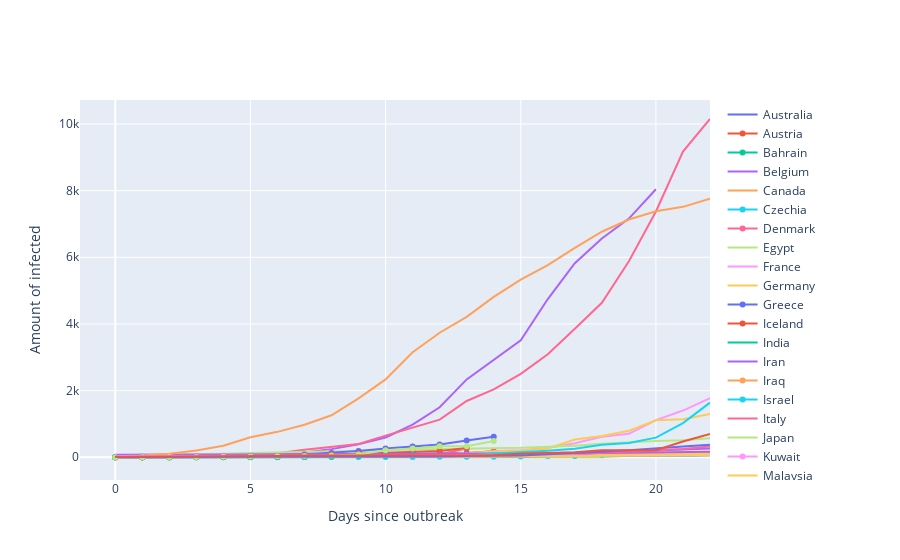

The cell this chart's notebook holds for it:
### Code cell
#lets make it more interactive with plotly
import plotly.graph_objects as go
traces_list = []
for item in new_country_list:
    x = total_cases.loc[total_cases['Entity'] == item]['Year']
    x = [day - list(total_cases.loc[total_cases['Entity'] == item]['Year'])[0] for day in x]

    trace = go.Scatter(x=x,
            y=total_cases.loc[total_cases['Entity'] == item]['Total confirmed cases of COVID-19'],
            name = item,
            )
    traces_list.append(trace)

Layout = go.Layout(xaxis=dict(showgrid=True, zeroline=True, showticklabels=True),
                   yaxis=dict(showgrid=True, zeroline=True, showticklabels=True),
                   xaxis_title="Days since outbreak",
                   yaxis_title="Amount of infected",
                    )

fig = go.Figure(data=traces_list, layout=Layout)
fig

### Figure 1 — Plotly figure (JSON) as saved in the notebook; plotly's stock layout.template omitted (floating-point values rounded to 4 significant figures)
{"data": [{"name": "Australia", "type": "scatter", "x": [0, 1, 2, 3, 4, 5, 6, 7, 8, 9, 10, 11, 12, 13, 14, 15, 16, 17, 18, 19, 20, 21, 22], "y": [15, 15, 15, 17, 21, 22, 22, 22, 23, 23, 23, 24, 25, 27, 33, 43, 57, 57, 62, 74, 77, 92, 112]}, {"name": "Austria", "type": "scatter", "x": [0, 1, 2, 3, 4, 5, 6, 7, 8, 9, 10, 11, 12, 13, 14], "y": [2, 2, 4, 5, 10, 10, 18, 24, 37, 47, 66, 104, 112, 131, 182]}, {"name": "Bahrain", "type": "scatter", "x": [0, 1, 2, 3, 4, 5, 6, 7, 8, 9, 10, 11, 12, 13, 14, 15], "y": [8, 26, 33, 33, 38, 40, 47, 49, 49, 49, 49, 49, 56, 79, 109, 110]}, {"name": "Belgium", "type": "scatter", "x": [0, 1, 2, 3, 4, 5, 6, 7, 8, 9, 10, 11, 12, 13, 14, 15, 16, 17, 18, 19, 20, 21, 22], "y": [1, 1, 1, 1, 1, 1, 1, 1, 1, 1, 1, 1, 1, 1, 8, 8, 23, 50, 109, 169, 200, 239, 267]}, {"name": "Canada", "type": "scatter", "x": [0, 1, 2, 3, 4, 5, 6, 7, 8, 9, 10, 11, 12, 13, 14, 15, 16, 17, 18, 19, 20, 21, 22], "y": [8, 8, 8, 8, 8, 9, 9, 10, 10, 11, 11, 14, 19, 19, 27, 30, 30, 45, 51, 57, 62, 77, 93]}, {"name": "Czechia", "type": "scatter", "x": [0, 1, 2, 3, 4, 5, 6, 7, 8, 9], "y": [3, 3, 5, 5, 12, 12, 26, 32, 38, 61]}, {"name": "Denmark", "type": "scatter", "x": [0, 1, 2, 3, 4, 5, 6, 7, 8, 9, 10, 11, 12, 13], "y": [1, 1, 2, 3, 4, 5, 8, 10, 18, 23, 31, 36, 90, 262]}, {"name": "Egypt", "type": "scatter", "x": [0, 1, 2, 3, 4, 5, 6, 7, 8, 9, 10, 11, 12, 13, 14, 15, 16, 17, 18, 19, 20, 21, 22], "y": [1, 1, 1, 1, 1, 1, 1, 1, 1, 1, 1, 1, 1, 2, 2, 2, 2, 3, 3, 48, 55, 59, 59]}, {"name": "France", "type": "scatter", "x": [0, 1, 2, 3, 4, 5, 6, 7, 8, 9, 10, 11, 12, 13, 14, 15, 16, 17, 18, 19, 20, 21, 22], "y": [12, 12, 12, 12, 12, 12, 12, 12, 12, 18, 38, 57, 100, 100, 191, 212, 282, 420, 613, 706, 1116, 1402, 1774]}, {"name": "Germany", "type": "scatter", "x": [0, 1, 2, 3, 4, 5, 6, 7, 8, 9, 10, 11, 12, 13, 14, 15, 16, 17, 18, 19, 20, 21, 22], "y": [16, 16, 16, 16, 16, 16, 16, 16, 18, 21, 26, 57, 57, 129, 157, 196, 262, 534, 639, 795, 1112, 1139, 1296]}, {"name": "Greece", "type": "scatter", "x": [0, 1, 2, 3, 4, 5, 6, 7, 8, 9, 10, 11, 12, 13], "y": [1, 3, 3, 3, 7, 7, 7, 9, 32, 32, 66, 73, 73, 89]}, {"name": "Iceland", "type": "scatter", "x": [0, 1, 2, 3, 4, 5, 6, 7, 8, 9], "y": [2, 9, 16, 26, 26, 45, 45, 55, 55, 61]}, {"name": "India", "type": "scatter", "x": [0, 1, 2, 3, 4, 5, 6, 7, 8, 9, 10, 11, 12, 13, 14, 15, 16, 17, 18, 19, 20, 21, 22], "y": [3, 3, 3, 3, 3, 3, 3, 3, 3, 3, 3, 3, 3, 3, 5, 6, 29, 30, 31, 34, 43, 44, 60]}, {"name": "Iran", "type": "scatter", "x": [0, 1, 2, 3, 4, 5, 6, 7, 8, 9, 10, 11, 12, 13, 14, 15, 16, 17, 18, 19, 20], "y": [2, 5, 18, 28, 43, 61, 95, 141, 245, 388, 593, 978, 1501, 2336, 2922, 3513, 4747, 5823, 6566, 7161, 8042]}, {"name": "Iraq", "type": "scatter", "x": [0, 1, 2, 3, 4, 5, 6, 7, 8, 9, 10, 11, 12, 13, 14, 15], "y": [1, 5, 6, 7, 8, 13, 19, 26, 31, 36, 36, 44, 54, 60, 61, 61]}, {"name": "Israel", "type": "scatter", "x": [0, 1, 2, 3, 4, 5, 6, 7, 8, 9, 10, 11, 12, 13, 14, 15, 16, 17, 18], "y": [1, 1, 1, 2, 2, 2, 3, 5, 7, 7, 10, 12, 15, 15, 19, 25, 39, 39, 75]}, {"name": "Italy", "type": "scatter", "x": [0, 1, 2, 3, 4, 5, 6, 7, 8, 9, 10, 11, 12, 13, 14, 15, 16, 17, 18, 19, 20, 21, 22], "y": [3, 3, 3, 3, 9, 76, 124, 229, 322, 400, 650, 888, 1128, 1689, 2036, 2502, 3089, 3858, 4636, 5883, 7375, 9172, 10149]}, {"name": "Japan", "type": "scatter", "x": [0, 1, 2, 3, 4, 5, 6, 7, 8, 9, 10, 11, 12, 13, 14, 15, 16, 17, 18, 19, 20, 21, 22], "y": [65, 73, 85, 93, 105, 132, 144, 157, 164, 186, 210, 230, 239, 254, 268, 284, 317, 349, 408, 455, 488, 514, 568]}, {"name": "Kuwait", "type": "scatter", "x": [0, 1, 2, 3, 4, 5, 6, 7, 8, 9, 10, 11, 12, 13, 14, 15, 16], "y": [3, 8, 12, 43, 43, 45, 45, 56, 56, 56, 58, 58, 58, 62, 64, 65, 69]}, {"name": "Malaysia", "type": "scatter", "x": [0, 1, 2, 3, 4, 5, 6, 7, 8, 9, 10, 11, 12, 13, 14, 15, 16, 17, 18, 19, 20, 21, 22], "y": [22, 22, 22, 22, 22, 22, 22, 22, 22, 22, 24, 24, 24, 24, 29, 50, 50, 55, 83, 93, 93, 117, 129]}, {"name": "Netherlands", "type": "scatter", "x": [0, 1, 2, 3, 4, 5, 6, 7, 8, 9, 10, 11, 12, 13, 14], "y": [1, 2, 7, 13, 18, 28, 38, 82, 128, 188, 265, 321, 382, 503, 614]}, {"name": "Norway", "type": "scatter", "x": [0, 1, 2, 3, 4, 5, 6, 7, 8, 9, 10, 11, 12, 13], "y": [1, 4, 6, 15, 19, 25, 32, 56, 86, 113, 147, 169, 192, 277]}, {"name": "San Marino", "type": "scatter", "x": [0, 1, 2, 3, 4, 5, 6, 7, 8, 9, 10, 11], "y": [1, 1, 1, 8, 8, 16, 21, 24, 27, 37, 49, 63]}, {"name": "Singapore", "type": "scatter", "x": [0, 1, 2, 3, 4, 5, 6, 7, 8, 9, 10, 11, 12, 13, 14, 15, 16, 17, 18, 19, 20, 21, 22], "y": [77, 81, 84, 85, 86, 89, 89, 90, 91, 93, 96, 98, 102, 106, 108, 110, 110, 117, 130, 138, 150, 160, 166]}, {"name": "South Korea", "type": "scatter", "x": [0, 1, 2, 3, 4, 5, 6, 7, 8, 9, 10, 11, 12, 13, 14, 15, 16, 17, 18, 19, 20, 21, 22], "y": [31, 51, 104, 204, 346, 602, 763, 977, 1261, 1766, 2337, 3150, 3736, 4212, 4812, 5328, 5766, 6284, 6767, 7134, 7382, 7513, 7755]}, {"name": "Spain", "type": "scatter", "x": [0, 1, 2, 3, 4, 5, 6, 7, 8, 9, 10, 11, 12, 13, 14, 15, 16, 17, 18, 19, 20, 21, 22], "y": [2, 2, 2, 2, 2, 2, 2, 2, 2, 12, 25, 32, 45, 45, 114, 151, 198, 257, 374, 430, 589, 1024, 1639]}, {"name": "Sweden", "type": "scatter", "x": [0, 1, 2, 3, 4, 5, 6, 7, 8, 9, 10, 11, 12, 13, 14, 15, 16, 17, 18, 19, 20, 21, 22], "y": [1, 1, 1, 1, 1, 1, 1, 1, 1, 2, 7, 12, 13, 14, 15, 24, 35, 61, 137, 161, 203, 248, 326]}, {"name": "Switzerland", "type": "scatter", "x": [0, 1, 2, 3, 4, 5, 6, 7, 8, 9, 10, 11, 12, 13, 14], "y": [1, 1, 6, 10, 18, 24, 30, 37, 56, 86, 209, 264, 332, 332, 491]}, {"name": "Thailand", "type": "scatter", "x": [0, 1, 2, 3, 4, 5, 6, 7, 8, 9, 10, 11, 12, 13, 14, 15, 16, 17, 18, 19, 20, 21, 22], "y": [35, 35, 35, 35, 35, 35, 35, 37, 40, 40, 40, 42, 42, 42, 43, 43, 47, 47, 48, 50, 50, 53, 59]}, {"name": "United Arab Emirates", "type": "scatter", "x": [0, 1, 2, 3, 4, 5, 6, 7, 8, 9, 10, 11, 12, 13, 14, 15, 16, 17, 18, 19, 20, 21, 22], "y": [9, 9, 9, 9, 11, 13, 13, 13, 13, 13, 19, 19, 19, 21, 21, 27, 27, 27, 45, 45, 45, 59, 74]}, {"name": "United Kingdom", "type": "scatter", "x": [0, 1, 2, 3, 4, 5, 6, 7, 8, 9, 10, 11, 12, 13, 14, 15, 16, 17, 18, 19, 20, 21, 22], "y": [9, 9, 9, 9, 9, 9, 9, 13, 13, 13, 16, 20, 23, 36, 39, 51, 89, 118, 167, 210, 277, 323, 373]}, {"name": "United States", "type": "scatter", "x": [0, 1, 2, 3, 4, 5, 6, 7, 8, 9, 10, 11, 12, 13, 14, 15, 16, 17, 18, 19, 20, 21, 22], "y": [15, 15, 15, 15, 35, 35, 35, 53, 53, 59, 59, 62, 62, 62, 64, 108, 129, 148, 213, 213, 213, 472, 696]}], "layout": {"xaxis": {"showgrid": true, "showticklabels": true, "title": {"text": "Days since outbreak"}, "zeroline": true}, "yaxis": {"showgrid": true, "showticklabels": true, "title": {"text": "Amount of infected"}, "zeroline": true}}}
